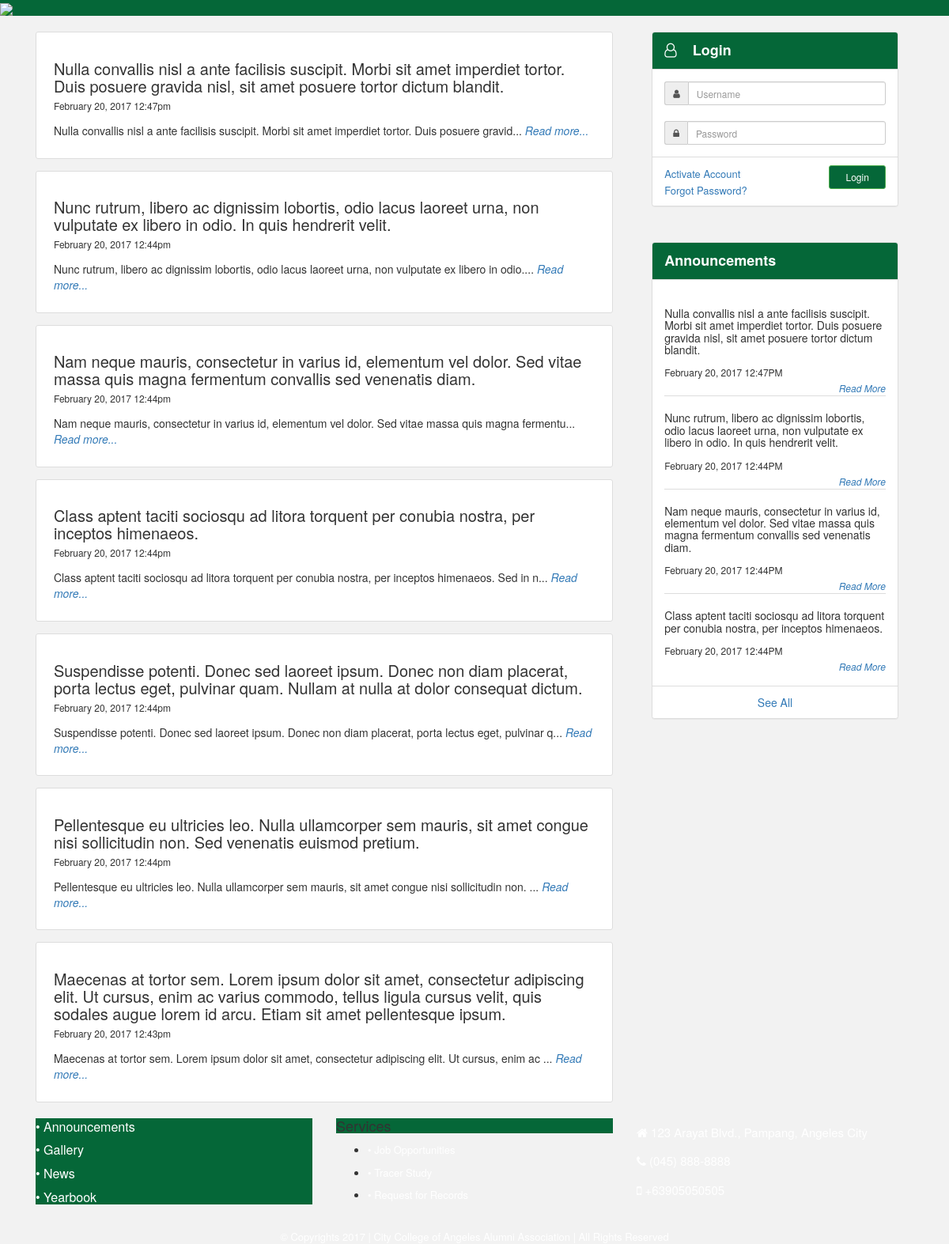
The app's page /announcements.php with its own data.
### tables this page shows
CREATE TABLE `webannouncements` (
  `announ_id` int(11) NOT NULL AUTO_INCREMENT,
  `announ_title` varchar(255) NOT NULL,
  `announ_description` text NOT NULL,
  `announ_status` tinyint(1) NOT NULL DEFAULT '1',
  `announ_poster_id` int(11) NOT NULL,
  `announ_date_modified` datetime NOT NULL,
  `announ_date_added` datetime NOT NULL,
  PRIMARY KEY (`announ_id`)
);

### classes/Db.php (called while the page is built, shortened)
<?php
class Db {
	private static $_instance = null;
	private $_conn,
			$_host = 'localhost',
			$_db = 'alumni',
			$_user = 'root',
			$_pass = '';
	public function __construct(){
		$this->_conn = new PDO("mysql:host=".$this->_host.";dbname=".$this->_db,$this->_user,$this->_pass);
	}
	public static function getInstance() {
		if(!isset(self::$_instance)) {
			self::$_instance = new Db();
		}
		return self::$_instance;
	}
	public function selectData($table, $where) {
		$sql = "SELECT * FROM $table WHERE $where";
		$q = $this->_conn->query($sql);
		if($q->rowCount()) {
			return $q;
		}
		return false;
	}
}
?>

### classes/Coding.php (called while the page is built, shortened)
<?php
class Coding {
	public static function encodeThis($string) {
		return bin2hex(gzdeflate(base64_encode($string),9));
	}
}
?>

### classes/Session.php (called while the page is built, shortened)
<?php
class Session {
	public static function putSession($name, $value) {
		return $_SESSION[$name] = $value;
	}
}
?>

### classes/Token.php (called while the page is built, shortened)
<?php
require_once('Session.php');
class Token {
	public static function generate() {
		return Session::putSession('tokenString', md5(uniqid()));
	}
}
?>

### announcements.php (the view, shortened to what this page needs)
<!DOCTYPE html>
<html lang="en">
<head>
		<link rel="stylesheet" type="text/css" href="resources/plugins/bootstrap-3.3.7-dist/css/bootstrap.min.css">
		<link rel="stylesheet" type="text/css" href="resources/plugins/font-awesome-4.7.0/css/font-awesome.min.css">
		<link rel="stylesheet" type="text/css" href="resources/css/main.css">
</head>
<body>
	<div class="wrapper">
		<div class="header">
			<?php include('includes/header.php'); ?>
		</div>
		<div class="main clearfix">
			<div class="container">
				<div class="col-sm-7 col-md-8 main-body">
					<div>
						<div class="announcement-main">
						<?php
						$getAnnouncements = Db::getInstance()->selectData('webannouncements','announ_status = 1 ORDER BY announ_id DESC LIMIT 0,10');
						if($getAnnouncements) {
							while ($row = $getAnnouncements->fetch(PDO::FETCH_ASSOC)) {
							?>
								<div class="announcement-item clearfix">
									<div class="announcement-details clearfix">
										<div class="announcement-title">
											<h2><?php echo ucfirst($row['announ_title']); ?></h2>
										</div>
										<div class="announcement-date">
											<span><?php echo date("F d, Y h:ia", strtotime($row['announ_date_modified'])); ?></span>
										</div>
										<div class="announcement-description">
											<p><?php echo ucfirst(substr($row['announ_description'], 0,100)); if(strlen($row['announ_description']) > 100) { echo "..."; } ?> <a href="view?announID=<?php echo Coding::encodeThis(Coding::encodeThis($row['announ_id'])); ?>&all=false&token=<?php echo Token::generate(); ?>"><i>Read more...</i></a></p>
										</div>
									</div>
								</div>
							<?php
							}
						} else {
						?>
							<h2>No records yet!</h2>
						<?php
						}
						?>
						</div>
					</div>
				</div>
				<?php include('includes/sidebar.php'); ?>
			</div>
		</div>
		<?php include('includes/footer.php'); ?>
	</div>
</body>
</html>

### includes/announcements.php
<div class="announcements">
	<div>
		<div class="panel panel-default">
			<div class="panel-heading">
				<span class="side-pannel-title">Announcements</span>
			</div>
			<div class="panel-body">
			<?php
				$getAnnouncements = Db::getInstance()->selectData('webannouncements', 'announ_status = 1 ORDER BY announ_id DESC LIMIT 0,4');
				if($getAnnouncements) {
					while ($row = $getAnnouncements->fetch(PDO::FETCH_ASSOC)) {
					?>
						<div class="announcement">
							<div class="announcement-title">
								<h2><?php echo ucfirst($row['announ_title']); ?></h2>
							</div>
							<div class="announcement-date">
								<span><?php echo date("F d, Y h:iA", strtotime($row['announ_date_modified'])); ?></span>
							</div>
							<div class="announcement-button">
								<a href="view?announID=<?php echo Coding::encodeThis(Coding::encodeThis($row['announ_id'])); ?>&all=false&token=<?php echo Token::generate(); ?>">Read More</a>
							</div>
						</div>
					<?php
					}
				} else {
					echo "No records yet.";
				}
			?>
			</div>
			<div class="panel-footer" style="background-color: #fff; text-align: center;">
				<a href="announcements">See All</a>
			</div>
		</div>
	</div>
</div>

### resources/css/main.css (style rules this page uses)
body { background-color: #f2f2f2; }
body > .wrapper > .main { padding-top: 20px; padding-bottom: 10px; }
.header { background-color: #056738; }
.announcements { padding: 25px 0; }
.panel > .panel-heading { background-color: #056738; color: #fff; font-size: 18px; font-weight: bold; }
.announcement .announcement-title > h2 { font-size: 14px; color: #333; }
.announcement .announcement-date > span { font-size: 12px; }
.announcement .announcement-button { text-align: right; }
.announcement .announcement-button > a { font-size: 12px; font-style: italic; }
.announcement + .announcement { border-top: 1px solid #ddd; }
.announcement-main > .announcement-item ~ .announcement-item { margin-top: 15px; }
.announcement-main > .announcement-item { border: 1px solid #ddd; background-color: #fff; border-radius: 3px; padding: 2% 3%; }
.announcement-main > .announcement-item .announcement-title > h2 { font-size: 20px; }
.announcement-main > .announcement-item .announcement-date { margin-bottom: 12px; margin-top: -7px; }
.announcement-main > .announcement-item .announcement-date > span { font-size: 12px; }

### records on screen
webannouncements: announ_title "Nulla convallis nisl a ante facilisis suscipit. Morbi sit amet imperdiet tortor. Duis posuere gravida nisl, sit amet posuere tortor dictum blandit.", announ_date_modified "February 20, 2017 12:47pm", announ_description "Nulla convallis nisl a ante facilisis suscipit. Morbi sit amet imperdiet tortor. Duis posuere gravid", announ_date_modified "February 20, 2017 12:47PM"
webannouncements: announ_title "Nunc rutrum, libero ac dignissim lobortis, odio lacus laoreet urna, non vulputate ex libero in odio. In quis hendrerit velit.", announ_date_modified "February 20, 2017 12:44pm", announ_description "Nunc rutrum, libero ac dignissim lobortis, odio lacus laoreet urna, non vulputate ex libero in odio.", announ_date_modified "February 20, 2017 12:44PM"
webannouncements: announ_title "Nam neque mauris, consectetur in varius id, elementum vel dolor. Sed vitae massa quis magna fermentum convallis sed venenatis diam.", announ_date_modified "February 20, 2017 12:44pm", announ_description "Nam neque mauris, consectetur in varius id, elementum vel dolor. Sed vitae massa quis magna fermentu", announ_date_modified "February 20, 2017 12:44PM"
webannouncements: announ_title "Class aptent taciti sociosqu ad litora torquent per conubia nostra, per inceptos himenaeos.", announ_date_modified "February 20, 2017 12:44pm", announ_description "Class aptent taciti sociosqu ad litora torquent per conubia nostra, per inceptos himenaeos. Sed in n", announ_date_modified "February 20, 2017 12:44PM"
webannouncements: announ_title "Suspendisse potenti. Donec sed laoreet ipsum. Donec non diam placerat, porta lectus eget, pulvinar quam. Nullam at nulla at dolor consequat dictum.", announ_date_modified "February 20, 2017 12:44pm", announ_description "Suspendisse potenti. Donec sed laoreet ipsum. Donec non diam placerat, porta lectus eget, pulvinar q"
webannouncements: announ_title "Pellentesque eu ultricies leo. Nulla ullamcorper sem mauris, sit amet congue nisi sollicitudin non. Sed venenatis euismod pretium.", announ_date_modified "February 20, 2017 12:44pm", announ_description "Pellentesque eu ultricies leo. Nulla ullamcorper sem mauris, sit amet congue nisi sollicitudin non."
webannouncements: announ_title "Maecenas at tortor sem. Lorem ipsum dolor sit amet, consectetur adipiscing elit. Ut cursus, enim ac varius commodo, tellus ligula cursus velit, quis sodales augue lorem id arcu. Etiam sit amet pellentesque ipsum.", announ_date_modified "February 20, 2017 12:43pm", announ_description "Maecenas at tortor sem. Lorem ipsum dolor sit amet, consectetur adipiscing elit. Ut cursus, enim ac"
